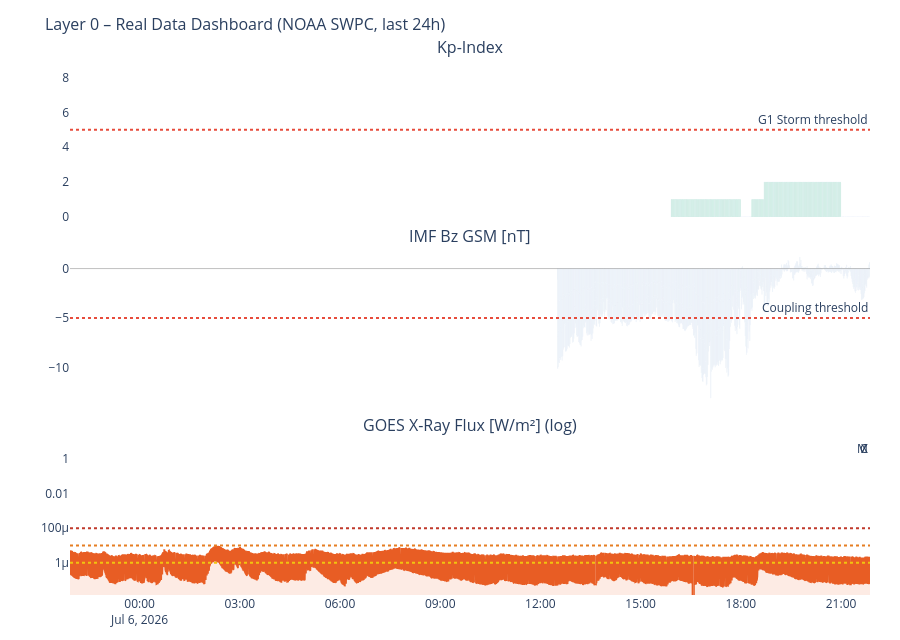

This figure's notebook cell:
### Markdown cell above
---
## 3. Time-Series Dashboard (Real Data)

### Code cell
# ============================================================
# DASHBOARD – Kp / Solar Wind / IMF Bz / X-Ray
# ============================================================

panels = [
    (df_kp,   'kp',     'Kp-Index',                       '#7F77DD', 'bar'),
    (df_sw,   'speed',  'Solar Wind Speed [km/s]',         '#F2A623', 'line'),
    (df_mag,  'bz_gsm', 'IMF Bz GSM [nT]',                '#378ADD', 'bar'),
    (df_xray, 'flux',   'GOES X-Ray Flux [W/m²] (log)',    '#E85D24', 'line'),
]
active = [(df, col, title, color, kind)
          for df, col, title, color, kind in panels
          if df is not None and col in df.columns]

if not active:
    print('No data available.')
else:
    fig = make_subplots(
        rows=len(active), cols=1, shared_xaxes=True,
        subplot_titles=[p[2] for p in active],
        vertical_spacing=0.06
    )
    for i, (df, col, title, color, kind) in enumerate(active, 1):
        ds = df.dropna(subset=[col])
        if kind == 'bar':
            if col == 'kp':
                mc = ['#2ecc71' if v < 4 else '#f39c12' if v < 6 else '#e74c3c'
                      for v in ds[col]]
            elif col == 'bz_gsm':
                mc = ['#e74c3c' if v < -5 else '#2ecc71' if v > 5 else '#95a5a6'
                      for v in ds[col]]
            else:
                mc = color
            fig.add_trace(go.Bar(x=ds['time'], y=ds[col], marker_color=mc,
                                 name=title, opacity=0.75), row=i, col=1)
        else:
            h = color.lstrip('#')
            r_c, g_c, b_c = int(h[0:2], 16), int(h[2:4], 16), int(h[4:6], 16)
            fc = f'rgba({r_c},{g_c},{b_c},0.12)'
            fig.add_trace(go.Scatter(x=ds['time'], y=ds[col], name=title,
                                     line=dict(color=color, width=1.5),
                                     fill='tozeroy', fillcolor=fc), row=i, col=1)

        if col == 'kp':
            fig.add_hline(y=5, line_dash='dot', line_color='#e74c3c',
                          annotation_text='G1 Storm threshold', row=i, col=1)
            fig.update_yaxes(range=[0, 9], row=i, col=1)
        elif col == 'speed':
            fig.add_hline(y=500, line_dash='dot', line_color='#E85D24',
                          annotation_text='Elevated wind', row=i, col=1)
        elif col == 'bz_gsm':
            fig.add_hline(y=0, line_color='gray', line_width=0.5, row=i, col=1)
            fig.add_hline(y=-5, line_dash='dot', line_color='#e74c3c',
                          annotation_text='Coupling threshold', row=i, col=1)
        elif col == 'flux':
            fig.update_yaxes(type='log', row=i, col=1)
            for lvl, lbl, lc in [(1e-4,'X','#c0392b'),(1e-5,'M','#e67e22'),(1e-6,'C','#f1c40f')]:
                fig.add_hline(y=lvl, line_dash='dot', line_color=lc,
                              annotation_text=lbl, row=i, col=1)

    fig.update_layout(
        title=dict(text='Layer 0 – Real Data Dashboard (NOAA SWPC, last 24h)', font=dict(size=16)),
        height=180 * len(active) + 100,
        showlegend=False,
        plot_bgcolor='rgba(0,0,0,0)', paper_bgcolor='rgba(0,0,0,0)',
        margin=dict(l=70, r=30, t=60, b=40)
    )
    fig.show()

### Figure 1 — Plotly figure (JSON) as saved in the notebook; plotly's stock layout.template omitted (floating-point values rounded to 4 significant figures; data arrays with more than 128 entries replaced by an {"elided": "..."} marker saying what was removed)
{"data": [{"marker": {"color": {"elided": "357 str values"}}, "name": "Kp-Index", "opacity": 0.75, "type": "bar", "x": {"elided": "357 str values"}, "xaxis": "x", "y": {"elided": "357 int values"}, "yaxis": "y"}, {"marker": {"color": {"elided": "1440 str values"}}, "name": "IMF Bz GSM [nT]", "opacity": 0.75, "type": "bar", "x": {"elided": "1440 str values"}, "xaxis": "x2", "y": {"elided": "1440 float values"}, "yaxis": "y2"}, {"fill": "tozeroy", "fillcolor": "rgba(232,93,36,0.12)", "line": {"color": "#E85D24", "width": 1.5}, "name": "GOES X-Ray Flux [W/m²] (log)", "type": "scatter", "x": {"elided": "2876 str values"}, "xaxis": "x3", "y": {"elided": "2876 float values"}, "yaxis": "y3"}], "layout": {"annotations": [{"font": {"size": 16}, "showarrow": false, "text": "Kp-Index", "x": 0.5, "xanchor": "center", "xref": "paper", "y": 1.0, "yanchor": "bottom", "yref": "paper"}, {"font": {"size": 16}, "showarrow": false, "text": "IMF Bz GSM [nT]", "x": 0.5, "xanchor": "center", "xref": "paper", "y": 0.6467, "yanchor": "bottom", "yref": "paper"}, {"font": {"size": 16}, "showarrow": false, "text": "GOES X-Ray Flux [W/m²] (log)", "x": 0.5, "xanchor": "center", "xref": "paper", "y": 0.2933, "yanchor": "bottom", "yref": "paper"}, {"showarrow": false, "text": "G1 Storm threshold", "x": 1, "xanchor": "right", "xref": "x domain", "y": 5, "yanchor": "bottom", "yref": "y"}, {"showarrow": false, "text": "Coupling threshold", "x": 1, "xanchor": "right", "xref": "x2 domain", "y": -5, "yanchor": "bottom", "yref": "y2"}, {"showarrow": false, "text": "X", "x": 1, "xanchor": "right", "xref": "x3 domain", "y": 0.0001, "yanchor": "bottom", "yref": "y3"}, {"showarrow": false, "text": "M", "x": 1, "xanchor": "right", "xref": "x3 domain", "y": 1e-05, "yanchor": "bottom", "yref": "y3"}, {"showarrow": false, "text": "C", "x": 1, "xanchor": "right", "xref": "x3 domain", "y": 1e-06, "yanchor": "bottom", "yref": "y3"}], "height": 640, "margin": {"b": 40, "l": 70, "r": 30, "t": 60}, "paper_bgcolor": "rgba(0,0,0,0)", "plot_bgcolor": "rgba(0,0,0,0)", "shapes": [{"line": {"color": "#e74c3c", "dash": "dot"}, "type": "line", "x0": 0, "x1": 1, "xref": "x domain", "y0": 5, "y1": 5, "yref": "y"}, {"line": {"color": "gray", "width": 0.5}, "type": "line", "x0": 0, "x1": 1, "xref": "x2 domain", "y0": 0, "y1": 0, "yref": "y2"}, {"line": {"color": "#e74c3c", "dash": "dot"}, "type": "line", "x0": 0, "x1": 1, "xref": "x2 domain", "y0": -5, "y1": -5, "yref": "y2"}, {"line": {"color": "#c0392b", "dash": "dot"}, "type": "line", "x0": 0, "x1": 1, "xref": "x3 domain", "y0": 0.0001, "y1": 0.0001, "yref": "y3"}, {"line": {"color": "#e67e22", "dash": "dot"}, "type": "line", "x0": 0, "x1": 1, "xref": "x3 domain", "y0": 1e-05, "y1": 1e-05, "yref": "y3"}, {"line": {"color": "#f1c40f", "dash": "dot"}, "type": "line", "x0": 0, "x1": 1, "xref": "x3 domain", "y0": 1e-06, "y1": 1e-06, "yref": "y3"}], "showlegend": false, "title": {"font": {"size": 16}, "text": "Layer 0 – Real Data Dashboard (NOAA SWPC, last 24h)"}, "xaxis": {"anchor": "y", "domain": [0.0, 1.0], "matches": "x3", "showticklabels": false}, "xaxis2": {"anchor": "y2", "domain": [0.0, 1.0], "matches": "x3", "showticklabels": false}, "xaxis3": {"anchor": "y3", "domain": [0.0, 1.0]}, "yaxis": {"anchor": "x", "domain": [0.7067, 1.0], "range": [0, 9]}, "yaxis2": {"anchor": "x2", "domain": [0.3533, 0.6467]}, "yaxis3": {"anchor": "x3", "domain": [0.0, 0.2933], "type": "log"}}}
